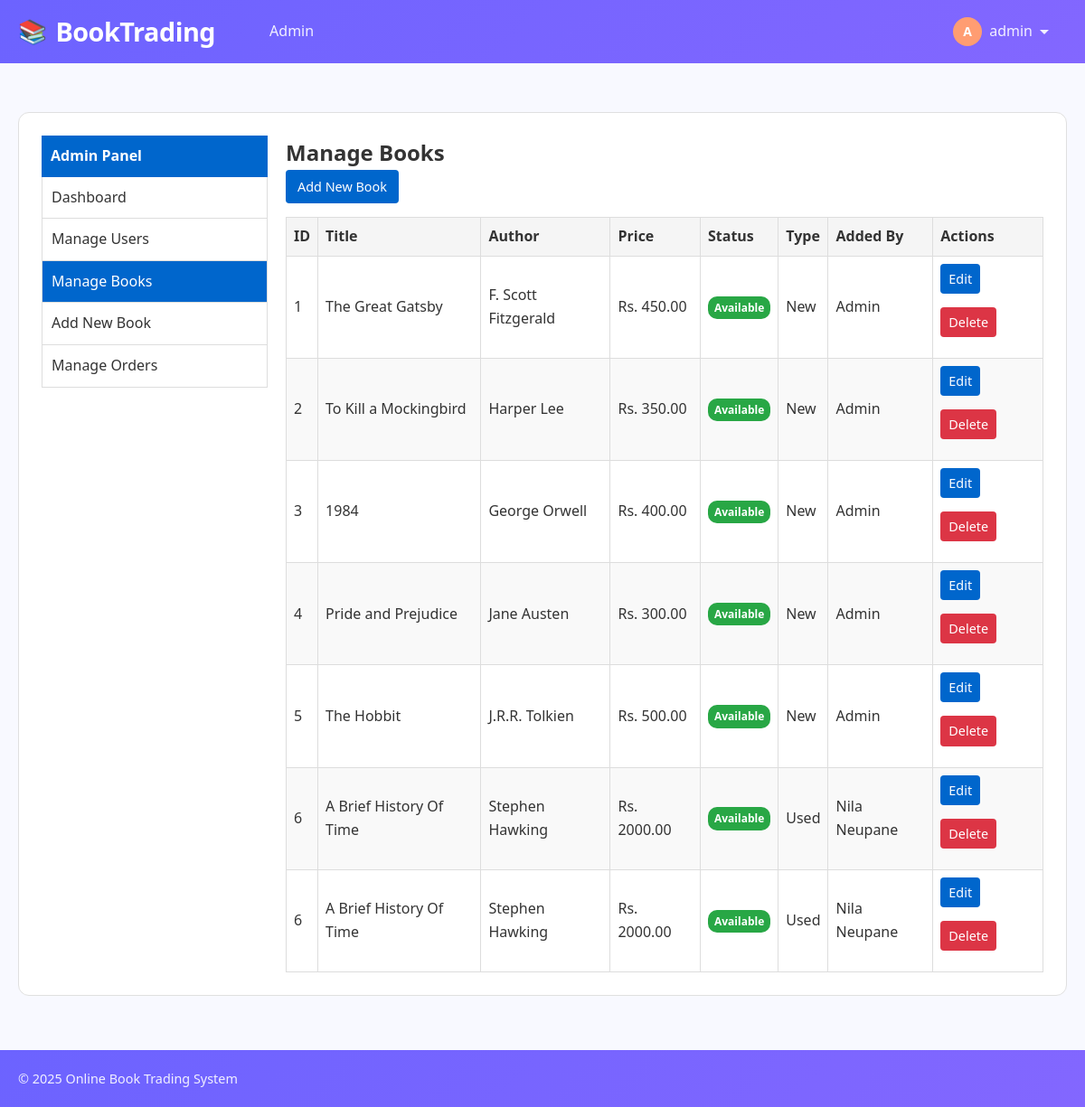
The app's page /admin/books.php (signed in), older data.
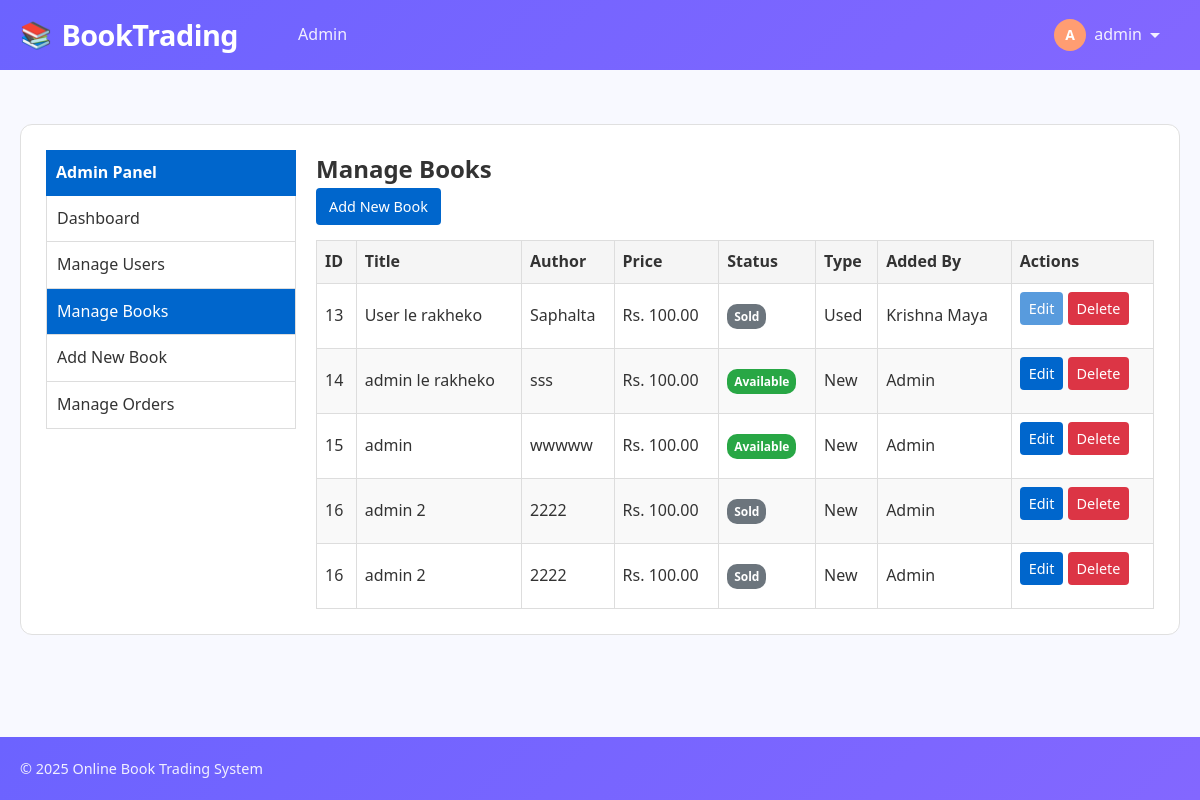
The same page, newer data.
### tables this page shows
CREATE TABLE `books` (
  `id` int(11) NOT NULL,
  `title` varchar(255) NOT NULL,
  `author` varchar(255) NOT NULL,
  `description` text DEFAULT NULL,
  `price` decimal(10,2) NOT NULL,
  `image` varchar(255) DEFAULT 'default-book.jpg',
  `status` enum('available','sold','pending') DEFAULT 'available',
  `quantity` int(11) DEFAULT 1,
  `added_by` int(11) DEFAULT NULL,
  `is_old` tinyint(1) DEFAULT 0,
  `created_at` timestamp NOT NULL DEFAULT current_timestamp()
);

CREATE TABLE `users` (
  `id` int(11) NOT NULL,
  `name` varchar(255) NOT NULL,
  `email` varchar(255) NOT NULL,
  `phone` varchar(20) NOT NULL,
  `password` varchar(255) NOT NULL,
  `address` text DEFAULT NULL,
  `is_admin` tinyint(1) DEFAULT 0,
  `created_at` timestamp NOT NULL DEFAULT current_timestamp()
);

### includes/functions.php (called while the page is built, shortened)
<?php
function isLoggedIn() {
    return isset($_SESSION['user_id']);
}
function isAdmin() {
    return isset($_SESSION['is_admin']) && $_SESSION['is_admin'] == 1;
}
function getAllBooks() {
    global $conn;
    $query = "SELECT books.*, users.name as added_by_name FROM books LEFT JOIN users ON books.added_by = users.id";
    $result = mysqli_query($conn, $query);
    $books = [];
    while ($row = mysqli_fetch_assoc($result)) {
        $books[] = $row;
    }
    return $books;
}
?>

### admin/books.php (the view, shortened to what this page needs)
<?php
$relativePath = '../';
require_once $relativePath . 'includes/header.php';
$books = getAllBooks();
?>
<div class="admin-container">
    <div class="sidebar">
        <div class="sidebar-header">
            Admin Panel
        </div>
        <div class="sidebar-menu">
            <a href="dashboard.php">Dashboard</a>
            <a href="users.php">Manage Users</a>
            <a href="books.php" class="active">Manage Books</a>
            <a href="add_book.php">Add New Book</a>
            <a href="orders.php">Manage Orders</a>
        </div>
    </div>
    <div class="main-content">
        <h2>Manage Books</h2>
        <div>
            <a href="add_book.php" class="btn btn-primary">Add New Book</a>
        </div>
        <?php if (empty($books)): ?>
            <div class="alert">No books found.</div>
        <?php else: ?>
            <div>
                <table class="books-table">
                    <thead>
                        <tr>
                            <th>ID</th>
                            <th>Title</th>
                            <th>Author</th>
                            <th>Price</th>
                            <th>Status</th>
                            <th>Type</th>
                            <th>Added By</th>
                            <th>Actions</th>
                        </tr>
                    </thead>
                    <tbody>
                        <?php foreach ($books as $book): ?>
                            <tr>
                                <td><?php echo $book['id']; ?></td>
                                <td><?php echo $book['title']; ?></td>
                                <td><?php echo $book['author']; ?></td>
                                <td>Rs. <?php echo $book['price']; ?></td>
                                <td>
                                    <span class="badge badge-<?php echo $book['status'] === 'available' ? 'success' : ($book['status'] === 'pending' ? 'warning' : 'secondary'); ?>">
                                        <?php echo ucfirst($book['status']); ?>
                                    </span>
                                </td>
                                <td><?php echo $book['is_old'] ? 'Used' : 'New'; ?></td>
                                <td><?php echo $book['added_by_name'] ? $book['added_by_name'] : 'Admin'; ?></td>
                                <td>
                                    <a href="edit_book.php?id=<?php echo $book['id']; ?>"
                                       class="btn btn-primary btn-sm <?php echo ($book['is_old'] && $book['status'] === 'sold') ? 'disabled' : ''; ?>">
                                       Edit
                                    </a>
                                    <a href="delete_book.php?id=<?php echo $book['id']; ?>"
                                       class="btn btn-danger btn-sm"
                                       onclick="return confirm('Are you sure you want to delete this book?')">Delete</a>
                                </td>
                            </tr>
                        <?php endforeach; ?>
                    </tbody>
                </table>
            </div>
        <?php endif; ?>
    </div>
</div>
<?php require_once $relativePath . 'includes/footer.php'; ?>

### includes/header.php (shortened to what this page needs)
<?php
require_once $relativePath . 'config/db.php';
require_once $relativePath . 'includes/functions.php';
?>
<!DOCTYPE html>
<html lang="en">
<head>
    <link rel="stylesheet" href="<?php echo $relativePath; ?>assets/css/style.css">
    <link rel="stylesheet" href="https://cdn.jsdelivr.net/npm/bootstrap-icons@1.11.3/font/bootstrap-icons.min.css">
</head>
<body>
    <nav class="navbar">
        <div class="container navbar-container">
            <a class="navbar-brand" href="<?php echo $relativePath; ?>index.php">BookTrading</a>
            <div class="navbar-collapse" id="navbarCollapse">
                <ul class="navbar-nav me-auto">
                    <?php if (isLoggedIn() && isAdmin()): ?>
                        <li class="nav-item">
                            <a class="nav-link <?php echo strpos($_SERVER['PHP_SELF'], '/admin/dashboard.php') !== false ? 'active' : ''; ?>" href="<?php echo $relativePath; ?>admin/dashboard.php">Admin</a>
                        </li>
                    <?php endif; ?>
                </ul>
                <ul class="navbar-nav">
                    <?php if (isLoggedIn()): ?>
                        <li class="nav-item dropdown">
                            <a class="nav-link dropdown-toggle" href="#" id="navbarDropdown" role="button">
                                <div class="d-flex align-items-center">
                                    <div class="user-avatar"><?php echo strtoupper(substr($_SESSION['user_name'], 0, 1)); ?></div>
                                    <?php echo $_SESSION['user_name']; ?>
                                    <div class="icon-caret-down"></div>
                                </div>
                            </a>
                        </li>
                    <?php endif; ?>
                </ul>
            </div>
        </div>
    </nav>
    <div class="container mt-4">
        <div class="content-area">

### includes/footer.php (shortened to what this page needs)
</div>
</div>
<footer class="footer">
    <div class="container">
        <div class="footer-content">
            <div class="footer-copyright">
                <p>© <?php echo date('Y'); ?> Online Book Trading System</p>
            </div>
        </div>
    </div>
</footer>
</body>
</html>

### assets/css/style.css (style rules this page uses)
body { font-family: 'Segoe UI', Tahoma, Geneva, Verdana, sans-serif; background-color: #f8f9fa; }

### includes/header.php (style rules this page uses)
:root { --primary-color: #6c63ff; --secondary-color: #ff9d72; --accent-color: #ff6584; --success-color: #4caf50; --light-color: #f8f9ff; --dark-color: #2c2c54; --gray-light: #f0f2f9; --gray-medium: #e0e0e0; --gray-dark: #a0a0a0; --text-primary: #333333; --text-secondary: #666666; --font-primary: 'Poppins', 'Segoe UI', Tahoma, sans-serif; --radius: 12px; --radius-sm: 6px; --transition: all 0.3s ease; }
* { box-sizing: border-box; margin: 0; padding: 0; }
body { font-family: var(--font-primary); line-height: 1.6; color: var(--text-primary); background-color: var(--light-color); min-height: 100vh; }
.container { width: 100%; max-width: 1200px; margin: 0 auto; padding: 0 20px; }
.navbar { background: linear-gradient(135deg, var(--primary-color) 0%, #8367ff 100%); padding: 0; position: sticky; top: 0; z-index: 1000; }
.navbar-container { display: flex; justify-content: space-between; align-items: center; height: 70px; }
.navbar-brand { font-size: 1.8rem; font-weight: 700; color: white; text-decoration: none; letter-spacing: -0.5px; transition: var(--transition); display: flex; align-items: center; }
.navbar-brand::before { content: "📚"; margin-right: 10px; font-size: 1.6rem; }
.navbar-collapse { display: flex; align-items: center; flex-grow: 1; justify-content: space-between; margin-left: 40px; }
.navbar-nav { display: flex; list-style: none; align-items: center; }
.nav-item { margin: 0 5px; position: relative; }
.nav-link { color: rgba(255, 255, 255, 0.9); text-decoration: none; padding: 10px 15px; font-weight: 500; display: block; border-radius: var(--radius-sm); transition: var(--transition); }
.dropdown-toggle { display: flex; align-items: center; justify-content: space-between; }
.icon-caret-down { display: inline-block; margin-left: 8px; width: 0; height: 0; border-left: 5px solid transparent; border-right: 5px solid transparent; border-top: 5px solid currentColor; transition: var(--transition); }
.user-avatar { width: 32px; height: 32px; border-radius: 50%; background-color: var(--secondary-color); color: white; display: flex; align-items: center; justify-content: center; font-weight: bold; margin-right: 8px; font-size: 14px; transition: var(--transition); }
.content-area { margin-top: 30px; margin-bottom: 30px; background-color: white; border-radius: var(--radius); border: 1px solid var(--gray-medium); padding: 25px; }
.btn { display: inline-block; padding: 8px 16px; border-radius: 30px; text-decoration: none; font-weight: 500; cursor: pointer; border: none; transition: var(--transition); font-size: 0.9rem; }
.btn-primary { background-color: var(--primary-color); color: white; }
.mt-4 { margin-top: 1.5rem; }
.me-auto { margin-right: auto; }
.d-flex { display: flex; }
.align-items-center { align-items: center; }

### admin/books.php (style rules this page uses)
.admin-container { display: flex; flex-wrap: wrap; }
.sidebar { width: 250px; margin-right: 20px; margin-bottom: 20px; }
.sidebar-header { background-color: #0066cc; color: white; padding: 10px; font-weight: bold; }
.sidebar-menu { border: 1px solid #ddd; border-top: none; }
.sidebar-menu a { display: block; padding: 10px; border-bottom: 1px solid #ddd; text-decoration: none; color: #333; }
.sidebar-menu a:last-child { border-bottom: none; }
.sidebar-menu a.active { background-color: #0066cc; color: white; }
.main-content { flex: 1; min-width: 300px; }
.btn { display: inline-block; padding: 6px 12px; margin-bottom: 15px; text-align: center; text-decoration: none; cursor: pointer; border: 1px solid transparent; border-radius: 4px; }
.btn-primary { background-color: #0066cc; color: white; }
.btn-danger { background-color: #dc3545; color: white; }
.btn-sm { padding: 4px 8px; font-size: 0.9em; }
.btn.disabled { opacity: 0.65; cursor: not-allowed; }
.books-table { width: 100%; border-collapse: collapse; }
.books-table th, .books-table td { border: 1px solid #ddd; padding: 8px; text-align: left; }
.books-table th { background-color: #f5f5f5; }
.books-table tr:nth-child(even) { background-color: #f9f9f9; }
.badge { display: inline-block; padding: 3px 7px; font-size: 0.75em; font-weight: bold; border-radius: 10px; color: white; }
.badge-success { background-color: #28a745; }
.badge-secondary { background-color: #6c757d; }

Row changes from the older to the newer data that the page shows:
removed books: id "1", title "The Great Gatsby", author "F. Scott Fitzgerald", price "450.00", status "Available", is_old "New", shows "Admin"
removed books: id "2", title "To Kill a Mockingbird", author "Harper Lee", price "350.00", status "Available", is_old "New", shows "Admin"
removed books: id "3", title "1984", author "George Orwell", price "400.00", status "Available", is_old "New", shows "Admin"
removed books: id "4", title "Pride and Prejudice", author "Jane Austen", price "300.00", status "Available", is_old "New", shows "Admin"
removed books: id "5", title "The Hobbit", author "J.R.R. Tolkien", price "500.00", status "Available", is_old "New", shows "Admin"
removed books: id "6", title "A Brief History Of Time", author "Stephen Hawking", price "2000.00", status "Available", is_old "Used", added_by.name "Nila Neupane"
added books: id "13", title "User le rakheko", author "Saphalta", price "100.00", status "Sold", is_old "Used", added_by.name "Krishna Maya"
added books: id "14", title "admin le rakheko", author "sss", price "100.00", status "Available", is_old "New", shows "Admin"
added books: id "15", title "admin", author "wwwww", price "100.00", status "Available", is_old "New", shows "Admin"
added books: id "16", title "admin 2", author "2222", price "100.00", status "Sold", is_old "New", shows "Admin"
